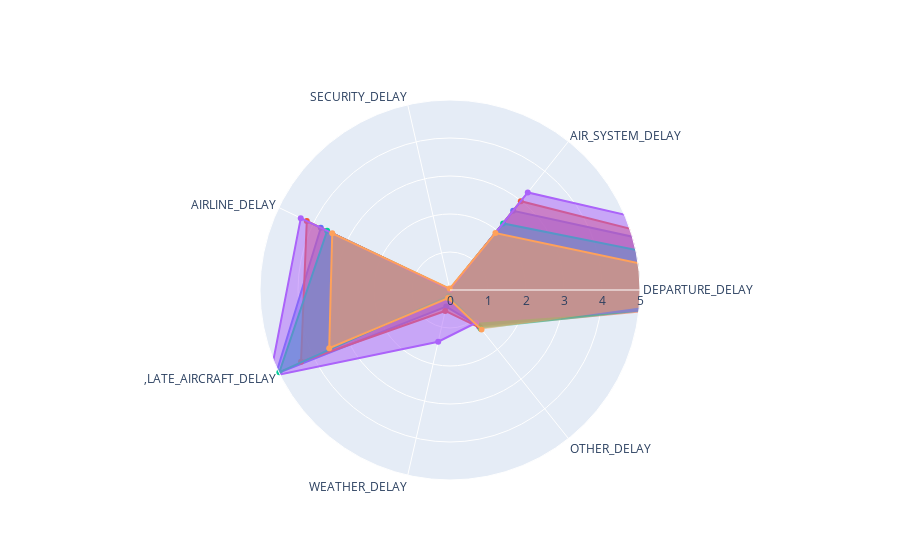

Source (notebook cell):
### Code cell
# Causas
categories = ['DEPARTURE_DELAY','AIR_SYSTEM_DELAY','SECURITY_DELAY','AIRLINE_DELAY',',LATE_AIRCRAFT_DELAY','WEATHER_DELAY','OTHER_DELAY']

fig = go.Figure()

fig.add_trace(go.Scatterpolar(
      r=list(causas.iloc[0,1:]),
      theta=categories,
      fill='toself',
      name=str(causas.iloc[0,0])
))
fig.add_trace(go.Scatterpolar(
      r=list(causas.iloc[1,1:]),
      theta=categories,
      fill='toself',
      name=str(causas.iloc[1,0])
))

fig.add_trace(go.Scatterpolar(
      r=list(causas.iloc[2,1:]),
      theta=categories,
      fill='toself',
      name=str(causas.iloc[2,0])
))
              
fig.add_trace(go.Scatterpolar(
      r=list(causas.iloc[3,1:]),
      theta=categories,
      fill='toself',
      name= str(causas.iloc[3,0])
))

fig.add_trace(go.Scatterpolar(
      r=list(causas.iloc[4,1:]),
      theta=categories,
      fill='toself',
      name=str(causas.iloc[4,0])
))


fig.update_layout(
  polar=dict(
    radialaxis=dict(
      visible=True,
      range=[0, 5]
    )),
  showlegend=False
)

fig.show()

### Figure 1 — Plotly figure (JSON) as saved in the notebook; plotly's stock layout.template omitted (floating-point values rounded to 4 significant figures)
{"data": [{"fill": "toself", "name": "DEN", "r": [11.25, 2.665, 0.00436, 3.773, 5.081, 0.4466, 1.219], "theta": ["DEPARTURE_DELAY", "AIR_SYSTEM_DELAY", "SECURITY_DELAY", "AIRLINE_DELAY", ",LATE_AIRCRAFT_DELAY", "WEATHER_DELAY", "OTHER_DELAY"], "type": "scatterpolar"}, {"fill": "toself", "name": "IAH", "r": [11.15, 2.989, 0.01616, 4.183, 4.352, 0.5655, 1.274], "theta": ["DEPARTURE_DELAY", "AIR_SYSTEM_DELAY", "SECURITY_DELAY", "AIRLINE_DELAY", ",LATE_AIRCRAFT_DELAY", "WEATHER_DELAY", "OTHER_DELAY"], "type": "scatterpolar"}, {"fill": "toself", "name": "LAX", "r": [10.17, 2.242, 0.01664, 3.589, 4.983, 0.1629, 1.302], "theta": ["DEPARTURE_DELAY", "AIR_SYSTEM_DELAY", "SECURITY_DELAY", "AIRLINE_DELAY", ",LATE_AIRCRAFT_DELAY", "WEATHER_DELAY", "OTHER_DELAY"], "type": "scatterpolar"}, {"fill": "toself", "name": "ORD", "r": [13.19, 3.282, 0.009154, 4.359, 5.251, 1.395, 1.102], "theta": ["DEPARTURE_DELAY", "AIR_SYSTEM_DELAY", "SECURITY_DELAY", "AIRLINE_DELAY", ",LATE_AIRCRAFT_DELAY", "WEATHER_DELAY", "OTHER_DELAY"], "type": "scatterpolar"}, {"fill": "toself", "name": "PHX", "r": [8.302, 1.917, 0.03915, 3.44, 3.528, 0.2193, 1.33], "theta": ["DEPARTURE_DELAY", "AIR_SYSTEM_DELAY", "SECURITY_DELAY", "AIRLINE_DELAY", ",LATE_AIRCRAFT_DELAY", "WEATHER_DELAY", "OTHER_DELAY"], "type": "scatterpolar"}], "layout": {"polar": {"radialaxis": {"range": [0, 5], "visible": true}}, "showlegend": false}}
